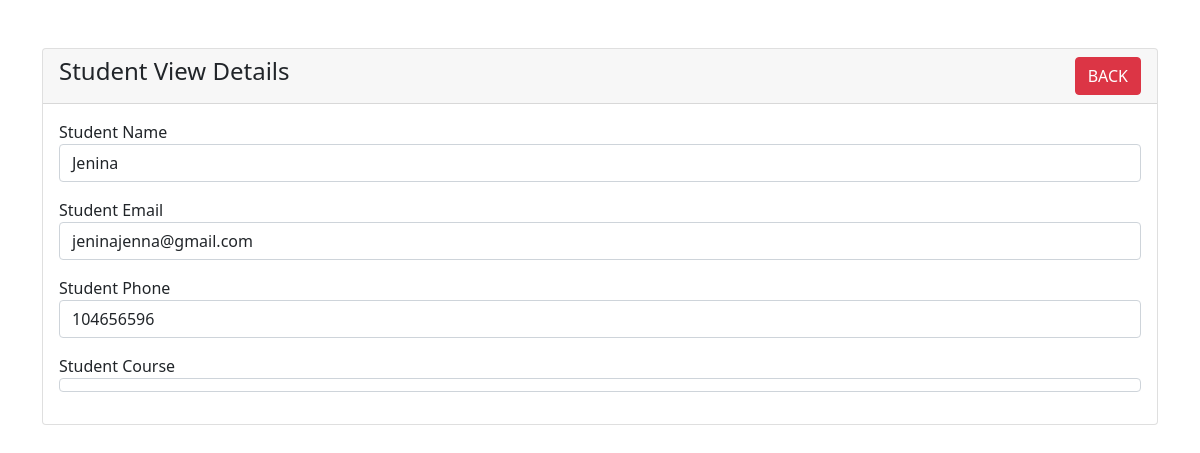
/Admin/student-view.php?app_id=22, run on the app's committed database.
### tables this page shows
CREATE TABLE `form` (
  `mgapp_number` int(6) NOT NULL,
  `name` varchar(50) NOT NULL,
  `email` varchar(50) NOT NULL,
  `phone` bigint(10) NOT NULL,
  `address` varchar(50) NOT NULL,
  `aadhaar` int(50) NOT NULL,
  `religion` enum('hindu','chrisian','muslim') NOT NULL,
  `gender` enum('male','female','other') NOT NULL,
  `app_id` int(6) NOT NULL,
  `status` varchar(50) NOT NULL DEFAULT 'Pending'
);

### Admin/student-view.php (the view, shortened to what this page needs)
<?php
require 'dbcon.php';
?>
<!doctype html>
<html lang="en">
  <head>
    <link href="https://cdn.jsdelivr.net/npm/bootstrap@5.1.3/dist/css/bootstrap.min.css" rel="stylesheet">
</head>
<body>
    <div class="container mt-5">
        <div class="row">
            <div class="col-md-12">
                <div class="card">
                    <div class="card-header">
                        <h4>Student View Details
                            <a href="index.php" class="btn btn-danger float-end">BACK</a>
                        </h4>
                    </div>
                    <div class="card-body">
                        <?php
if (isset($_GET['app_id'])) {
    $student_id = mysqli_real_escape_string($con,$_GET['app_id']);
    $query      = "SELECT * FROM form  WHERE app_id='$student_id' ";
    $query_run  = mysqli_query($con, $query);
    if (mysqli_num_rows($query_run) > 0) {
        $student = mysqli_fetch_array($query_run);
?>
                                    <div class="mb-3">
                                        <label>Student Name</label>
                                        <p class="form-control">
                                            <?= $student['name']; ?>
                                       </p>
                                    </div>
                                    <div class="mb-3">
                                        <label>Student Email</label>
                                        <p class="form-control">
                                            <?= $student['email']; ?>
                                       </p>
                                    </div>
                                    <div class="mb-3">
                                        <label>Student Phone</label>
                                        <p class="form-control">
                                            <?= $student['phone']; ?>
                                       </p>
                                    </div>
                                    <div class="mb-3">
                                        <label>Student Course</label>
                                        <p class="form-control">
                                       </p>
                                    </div>
                                <?php
    } else {
        echo "<h4>No Such Id Found</h4>";
    }
}
else {
    echo "<h4>issue with the if</h4>";
}
?>
                   </div>
                </div>
            </div>
        </div>
    </div>
</body>
</html>

### data on the page
form: name "Jenina", email "jeninajenna@gmail.com", phone "104656596"
